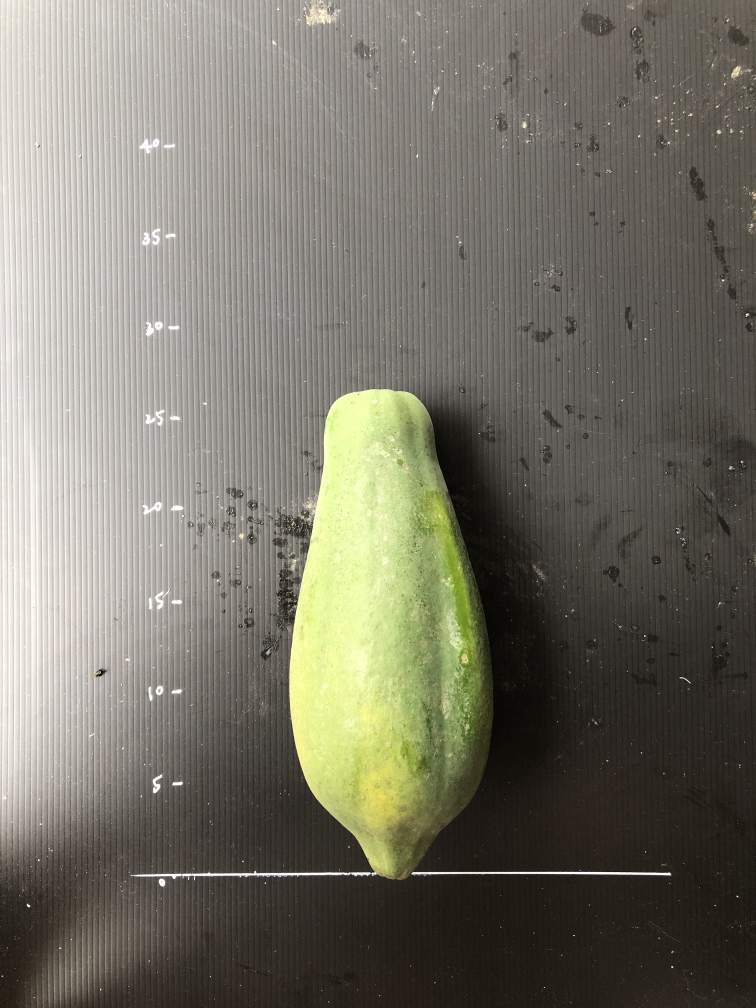
#> input picture Sample/53.JPG, 3024 x 4032 px (shown at 1/4 size)
$ python predict.py
#> lines starting #> are read from the running program, lines starting #| are printed output that depends on the picture
# from model.model import cnn_model
import cv2


test_data = cv2.imread("Sample/53.JPG")
#> test_data is the input picture: shape (4032, 3024, 3); mean B, G, R 104.1, 116.3, 119.1
test_data = cv2.cvtColor(test_data, cv2.COLOR_RGB2GRAY)
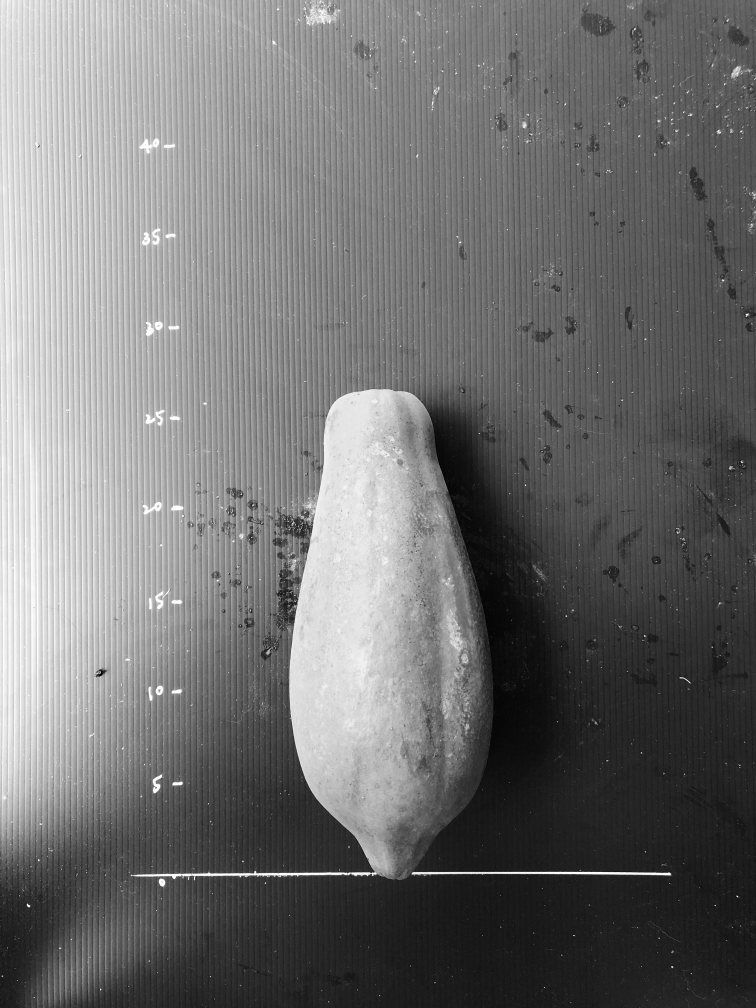
#> test_data: shape (4032, 3024) (shown at 1/4 size); min 0, max 255, mean 113.1

test_data = cv2.resize(test_data, (256, 256))
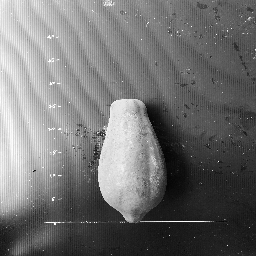
#> test_data: shape (256, 256); min 3, max 255, mean 112.9
test_data = test_data.reshape(1, 256, 256, 1)
test_data = test_data.astype("float32")
test_data /= 255
print(test_data.shape)
#| (1, 256, 256, 1)


# [4 lines of commented-out code are left out]
